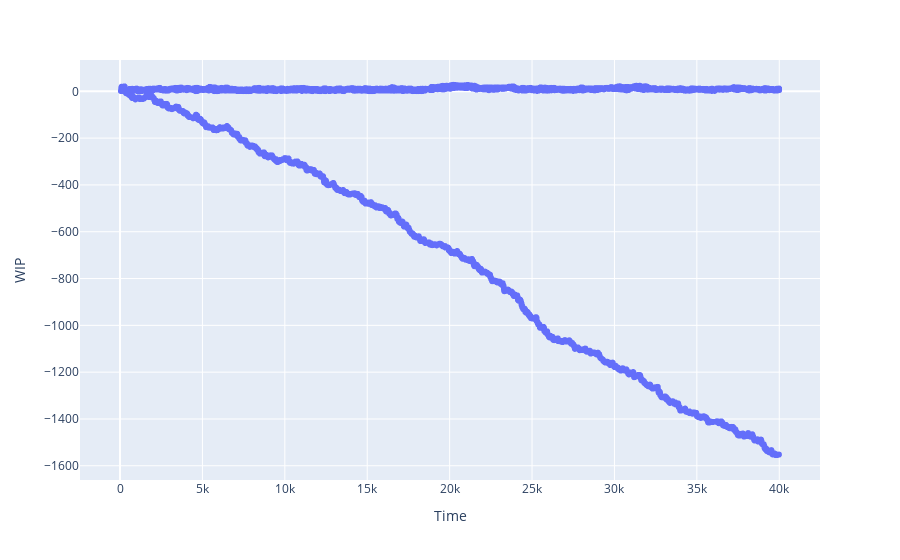

Notebook code for this chart:
### Code cell
import plotly.express as px

fig = px.scatter(df, x="Time", y="WIP")

fig.show()

### Figure 1 — Plotly figure (JSON) as saved in the notebook; plotly's stock layout.template omitted (floating-point values rounded to 4 significant figures; data arrays with more than 128 entries replaced by an {"elided": "..."} marker saying what was removed)
{"data": [{"hovertemplate": "Time=%{x}<br>WIP=%{y}<extra></extra>", "legendgroup": "", "marker": {"color": "#636efa", "symbol": "circle"}, "mode": "markers", "name": "", "showlegend": false, "type": "scattergl", "x": {"elided": "50307 float values"}, "xaxis": "x", "y": {"elided": "50307 int values"}, "yaxis": "y"}], "layout": {"legend": {"tracegroupgap": 0}, "margin": {"t": 60}, "xaxis": {"anchor": "y", "domain": [0, 1], "title": {"text": "Time"}}, "yaxis": {"anchor": "x", "domain": [0, 1], "title": {"text": "WIP"}}}}
